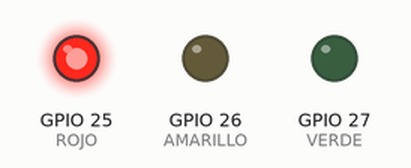
The sketch below on a simulated ESP32. Shown: output pins drawn as LEDs (lit = HIGH).

Above: at 1.5 s.
At 5.5 s:
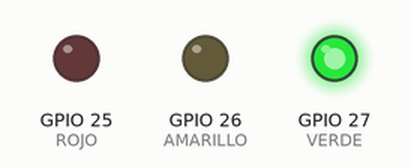
At 8.0 s:
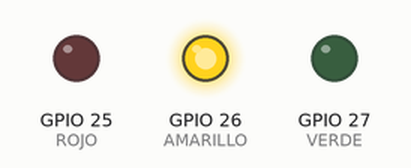
Timing chart, 0 to 11.7 s (numbered marks = the images above):
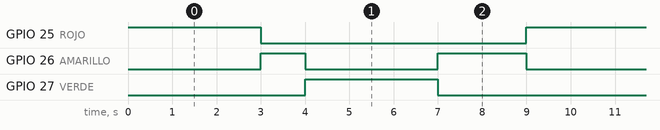

The sketch:

sketch.ino
```cpp
// ==========================================
// SEMÁFORO CON ESP32
// ==========================================

// Pines donde están conectados los LEDs
const int ROJO = 25;
const int AMARILLO = 26;
const int VERDE = 27;


// ==========================================
// CONFIGURACIÓN INICIAL
// ==========================================

void setup() {

  // Configuramos los LEDs como salidas
  pinMode(ROJO, OUTPUT);
  pinMode(AMARILLO, OUTPUT);
  pinMode(VERDE, OUTPUT);

}


// ==========================================
// PROGRAMA PRINCIPAL
// ==========================================

void loop() {

  // ----------------------------------------
  //  ROJO
  // ----------------------------------------
  digitalWrite(ROJO, HIGH);
  digitalWrite(AMARILLO, LOW);
  digitalWrite(VERDE, LOW);

  delay(3000);  // Esperar 3 segundos


  // ----------------------------------------
  //  AMARILLO
  // ----------------------------------------
  digitalWrite(ROJO, LOW);
  digitalWrite(AMARILLO, HIGH);
  digitalWrite(VERDE, LOW);

  delay(1000);  // Esperar 1 segundo


  // ----------------------------------------
  //  VERDE
  // ----------------------------------------
  digitalWrite(ROJO, LOW);
  digitalWrite(AMARILLO, LOW);
  digitalWrite(VERDE, HIGH);

  delay(3000);  // Esperar 3 segundos


  // ----------------------------------------
  //  AMARILLO
  // ----------------------------------------
  digitalWrite(ROJO, LOW);
  digitalWrite(AMARILLO, HIGH);
  digitalWrite(VERDE, LOW);

  delay(2000);  // Esperar 1 segundo


  // Después de esto, loop() vuelve automáticamente al principio
}
```

Measured:
- by itself, GPIO 25 (ROJO), GPIO 27 (VERDE): alternates HIGH for 3.0 s and LOW for 6.0 s
- by itself, GPIO 26 (AMARILLO): repeats every 9.0 s: LOW 3.0 s, HIGH 2.0 s, LOW 3.0 s, HIGH 1.0 s
- by itself, everything shown: repeats every 9.0 s, in 4 steps
